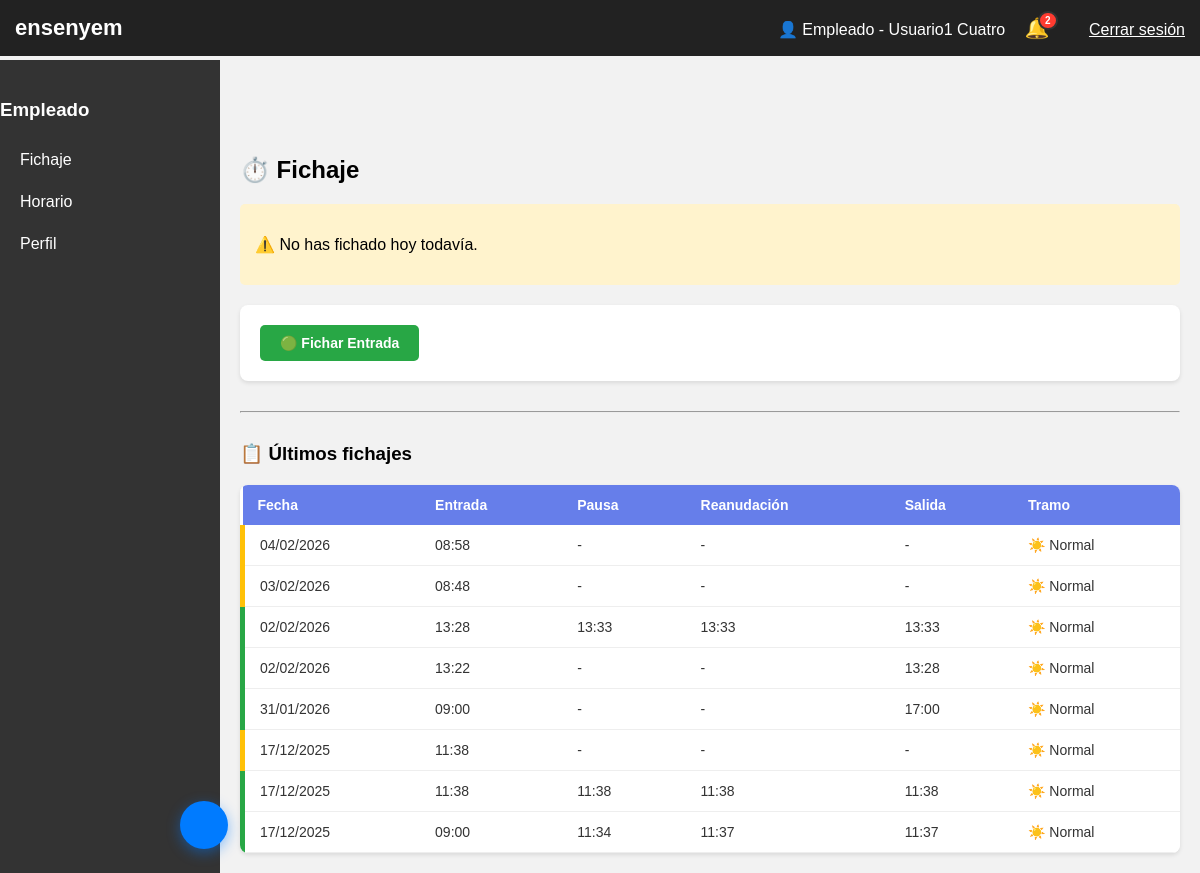
The page /panel.php (signed in) on the database as committed earlier.
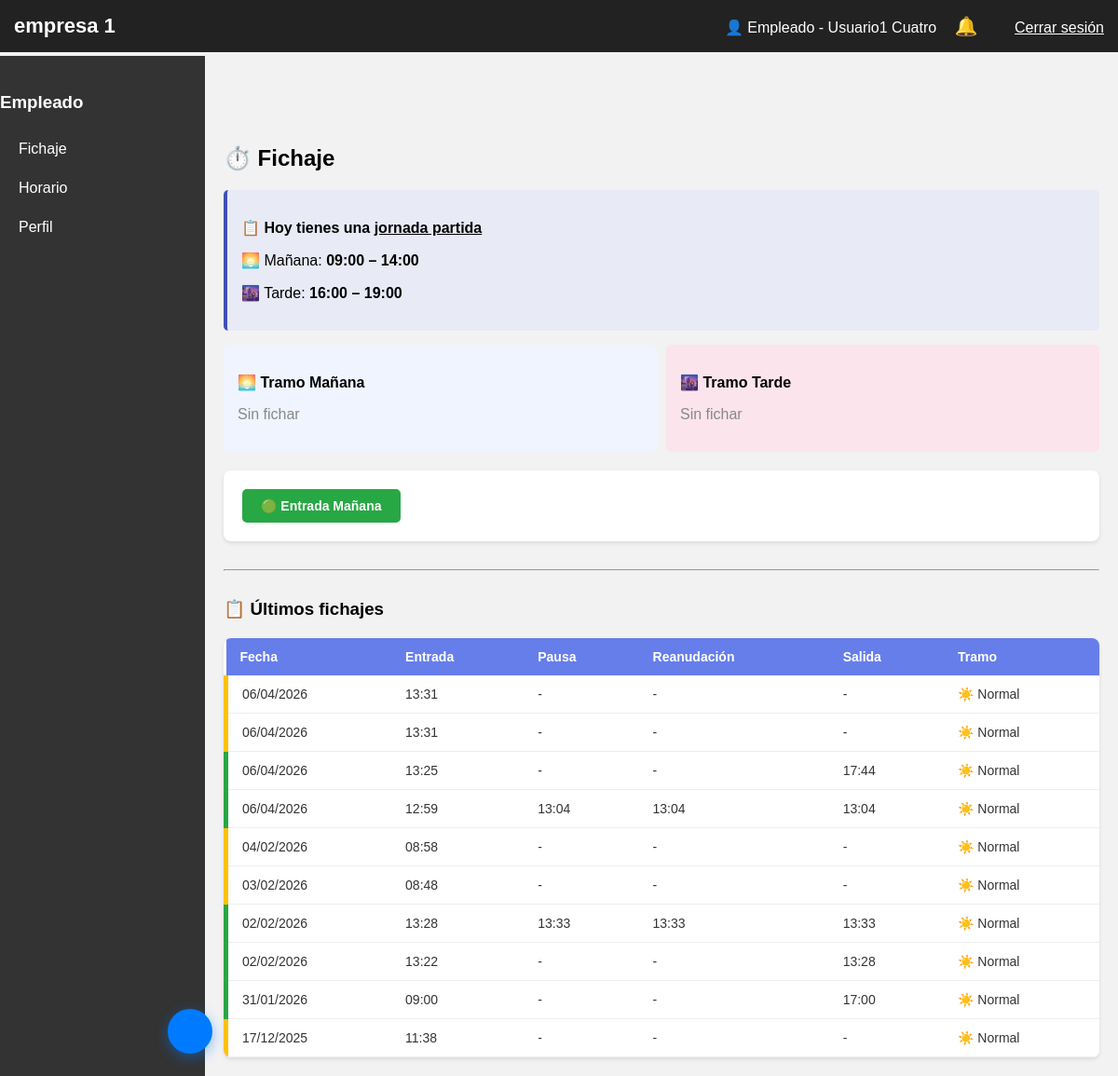
The same page on the database as committed later.
### tables this page shows
CREATE TABLE `fichaje` (
  `id_fichaje` int(11) NOT NULL,
  `id_usuario` int(11) NOT NULL,
  `fecha` date NOT NULL,
  `hora_entrada` time DEFAULT NULL,
  `hora_pausa` time DEFAULT NULL,
  `hora_reanudacion` time DEFAULT NULL,
  `hora_salida` time DEFAULT NULL,
  `tipo` varchar(50) DEFAULT NULL,
  `observaciones` text DEFAULT NULL
);

CREATE TABLE `horarios` (
  `id_horario` int(11) NOT NULL,
  `id_usuario` int(11) NOT NULL,
  `id_empresa` int(11) NOT NULL,
  `fecha` date NOT NULL,
  `orden_dia` tinyint(4) DEFAULT 1,
  `tipo_jornada` enum('TRABAJO','VACACIONES','MEDICO','LIBRE','FESTIVO','PARTIDA_M','PARTIDA_T') DEFAULT 'TRABAJO',
  `hora_inicio` time DEFAULT NULL,
  `hora_fin` time DEFAULT NULL,
  `horas_totales` decimal(4,2) DEFAULT NULL,
  `observaciones` text DEFAULT NULL,
  `creado_en` timestamp NOT NULL DEFAULT current_timestamp(),
  `actualizado_en` timestamp NOT NULL DEFAULT current_timestamp() ON UPDATE current_timestamp()
);

### secciones/fichaje.php (the view, shortened to what the changed rows need)
<link rel="stylesheet" href="css/fichaje.css">
<?php
$hoy = date('Y-m-d');
$idEmpresaActual = $_SESSION['empresa_activa'];
$sqlHorarioHoy = "SELECT tipo_jornada, hora_inicio, hora_fin, orden_dia
                  FROM HORARIOS
                  WHERE id_usuario = :idu AND id_empresa = :ide AND fecha = :hoy
                  ORDER BY orden_dia ASC";
$stmtH = $pdo->prepare($sqlHorarioHoy);
$stmtH->execute(['idu' => $usuario['id'], 'ide' => $idEmpresaActual, 'hoy' => $hoy]);
$horariosHoy = $stmtH->fetchAll(PDO::FETCH_ASSOC);
$tienePartidaM = false;
$tienePartidaT = false;
$hiM = $hfM = $hiT = $hfT = null;
foreach ($horariosHoy as $h) {
    if ($h['tipo_jornada'] === 'PARTIDA_M') {
        $tienePartidaM = true;
        $hiM = $h['hora_inicio'];
        $hfM = $h['hora_fin'];
    }
    if ($h['tipo_jornada'] === 'PARTIDA_T') {
        $tienePartidaT = true;
        $hiT = $h['hora_inicio'];
        $hfT = $h['hora_fin'];
    }
}
$esPartida = $tienePartidaM || $tienePartidaT;
$sqlF = "SELECT * FROM FICHAJE WHERE id_usuario = :idu AND fecha = CURDATE() ORDER BY id_fichaje ASC";
$stmtF = $pdo->prepare($sqlF);
$stmtF->execute(['idu' => $usuario['id']]);
$fichajesHoy = $stmtF->fetchAll(PDO::FETCH_ASSOC);
$fichajeHoy   = $fichajesHoy[0] ?? null;
$fichajeTarde = $fichajesHoy[1] ?? null;
$mostrarEntrada  = !$fichajeHoy || $fichajeHoy['hora_salida'] !== null;
$mananaCerrado   = $fichajeHoy && $fichajeHoy['hora_salida'] !== null;
$pMostrarEntM    = !$fichajeHoy;
$jornadaCompleta = $mananaCerrado && $fichajeTarde && $fichajeTarde['hora_salida'] !== null;
$ip_usuario = $_SERVER['REMOTE_ADDR'];
$acceso_permitido = (
    $ip_usuario === IP_OFICINA ||
    strpos($ip_usuario, RANGO_LOCAL) === 0 ||
    $ip_usuario === '127.0.0.1' ||
    $ip_usuario === '::1'
);
?>
<h2>⏱️ Fichaje</h2>
<?php if ($esPartida): ?>
    <div style="background:#e8eaf6;border-left:4px solid #3f51b5;padding:15px;border-radius:5px;margin-bottom:15px;">
        <p><strong>📋 Hoy tienes una <u>jornada partida</u></strong></p>
        <?php if ($tienePartidaM): ?>
            <p>🌅 Mañana: <strong><?= substr($hiM,0,5) ?> – <?= substr($hfM,0,5) ?></strong></p>
        <?php endif; ?>
        <?php if ($tienePartidaT): ?>
            <p>🌆 Tarde: <strong><?= substr($hiT,0,5) ?> – <?= substr($hfT,0,5) ?></strong></p>
        <?php endif; ?>
    </div>
    <div style="display:grid;grid-template-columns:1fr 1fr;gap:10px;margin-bottom:20px;">
        <div style="background:#f0f4ff;padding:15px;border-radius:5px;">
            <p><strong>🌅 Tramo Mañana</strong></p>
            <?php if ($fichajeHoy): ?>
                <p>▶️ Entrada: <strong><?= substr($fichajeHoy['hora_entrada'],0,5) ?? '-' ?></strong></p>
                <p>🏁 Salida: <strong><?= $fichajeHoy['hora_salida'] ? substr($fichajeHoy['hora_salida'],0,5) : '—' ?></strong></p>
            <?php else: ?>
                <p style="color:#888;">Sin fichar</p>
            <?php endif; ?>
        </div>
        <div style="background:#fce4ec;padding:15px;border-radius:5px;">
            <p><strong>🌆 Tramo Tarde</strong></p>
            <?php if ($fichajeTarde): ?>
                <p>▶️ Entrada: <strong><?= substr($fichajeTarde['hora_entrada'],0,5) ?? '-' ?></strong></p>
                <p>🏁 Salida: <strong><?= $fichajeTarde['hora_salida'] ? substr($fichajeTarde['hora_salida'],0,5) : '—' ?></strong></p>
            <?php else: ?>
                <p style="color:#888;">Sin fichar</p>
            <?php endif; ?>
        </div>
    </div>
    <div class="fichaje-panel">
        <?php if ($acceso_permitido): ?>
            <form action="secciones/fichaje_accion.php" method="POST">
                <?php if ($jornadaCompleta): ?>
                    <p style="color:#28a745;font-weight:bold;padding:10px;">✅ Jornada partida completada</p>
                <?php else: ?>
                    <?php if ($pMostrarEntM): ?>
                        <button type="submit" name="accion" value="entrada" class="btn-fichaje btn-entrada">🟢 Entrada Mañana</button>
                    <?php endif; ?>
                <?php endif; ?>
            </form>
        <?php endif; ?>
    </div>
<?php else: ?>
    <?php if($fichajeHoy): ?>
        <div style="background:#cacacaa8;padding:15px;border-radius:5px;margin-bottom:20px;">
            <p><strong>Estado del fichaje de hoy:</strong></p>
            <p>🕐 Entrada: <strong><?= $fichajeHoy['hora_entrada'] ?? '-' ?></strong></p>
            <p>⏸️ Pausa: <strong><?= $fichajeHoy['hora_pausa'] ?? '-' ?></strong></p>
            <p>▶️ Reanudación: <strong><?= $fichajeHoy['hora_reanudacion'] ?? '-' ?></strong></p>
            <p>🏁 Salida: <strong><?= $fichajeHoy['hora_salida'] ?? '-' ?></strong></p>
        </div>
    <?php else: ?>
        <div style="background:#fff3cd;padding:15px;border-radius:5px;margin-bottom:20px;">
            <p>⚠️ No has fichado hoy todavía.</p>
        </div>
    <?php endif; ?>
    <div class="fichaje-panel">
        <?php if ($acceso_permitido): ?>
            <form action="secciones/fichaje_accion.php" method="POST">
                <?php if($mostrarEntrada): ?>
                    <button type="submit" name="accion" value="entrada" class="btn-fichaje btn-entrada">🟢 Fichar Entrada</button>
                <?php endif; ?>
            </form>
        <?php endif; ?>
    </div>
<?php endif; ?>
<?php
$sqlH = "SELECT * FROM FICHAJE WHERE id_usuario = :idu ORDER BY fecha DESC, id_fichaje DESC LIMIT 10";
$stmtHL = $pdo->prepare($sqlH);
$stmtHL->execute(['idu' => $usuario['id']]);
$historial = $stmtHL->fetchAll(PDO::FETCH_ASSOC);
if(count($historial) > 0):
?>
<div class="table-container">
    <table class="fichajes-table">
        <thead>
            <tr>
                <th>Fecha</th><th>Entrada</th><th>Pausa</th><th>Reanudación</th><th>Salida</th><th>Tramo</th>
            </tr>
        </thead>
        <tbody>
            <?php foreach($historial as $f):
                $tipo_f = $f['tipo'] ?? 'normal';
                $claseF = $f['hora_salida'] ? 'fila-completo' : 'fila-proceso';
                $tramoLabel = match($tipo_f) {
                    'partida_tarde'  => '🌆 Tarde',
                    default          => '☀️ Normal'
                };
            ?>
            <tr class="<?= $claseF ?>">
                <td><?= date('d/m/Y', strtotime($f['fecha'])) ?></td>
                <td><?= $f['hora_entrada'] ? substr($f['hora_entrada'],0,5) : '-' ?></td>
                <td><?= $f['hora_pausa'] ? substr($f['hora_pausa'],0,5) : '-' ?></td>
                <td><?= $f['hora_reanudacion'] ? substr($f['hora_reanudacion'],0,5) : '-' ?></td>
                <td><?= $f['hora_salida'] ? substr($f['hora_salida'],0,5) : '-' ?></td>
                <td><?= $tramoLabel ?></td>
            </tr>
            <?php endforeach; ?>
        </tbody>
    </table>
</div>
<?php else: ?>
    <p>No hay fichajes registrados.</p>
<?php endif; ?>

### panel.php (shortened to what the changed rows need)
<?php
require_once 'config.php';
$usuario  = $_SESSION['usuario'];
$idUsuario = $usuario['id'];
$esAdmin  = $_SESSION['es_admin'] ?? null;
$seccion = $_GET['seccion'] ?? 'fichaje';
$empresa  = $_SESSION['empresa_activa'];
$cssFile  = "css/empresa_$empresa.css";
$nombreEmpresa = "Empresa desconocida";
foreach ($_SESSION['usuario']['empresas'] as $emp) {
    if ($emp['id_empresa'] == $empresa) {
        $nombreEmpresa = $emp['nombre'];
        break;
    }
}
?>
<!DOCTYPE html>
<html lang="es">
<head>
    <link rel="stylesheet" href="<?= $cssFile ?>">
</head>
<body>
    <header>
        <div class="logo"><?= htmlspecialchars($nombreEmpresa) ?></div>
        <div>
            <span style="color:white; margin-right:15px;">
            </span>
            <div class="notification-container" style="display: inline-block; position: relative; margin-right: 15px;">
                <?php
                $stmtNotif = $pdo->prepare("SELECT COUNT(*) FROM NOTIFICACIONES WHERE id_usuario = ? AND leida = 0");
                $stmtNotif->execute([$idUsuario]);
                $countNotif = $stmtNotif->fetchColumn();
                $badge = ($countNotif > 9) ? '9+' : $countNotif;
                ?>
                <a href="panel.php?seccion=notificaciones" style="text-decoration: none; font-size: 20px;">
                    🔔
                    <?php if ($countNotif > 0): ?>
                        <span class="notification-badge"><?= $badge ?></span>
                    <?php endif; ?>
                </a>
            </div>
            <a href="logout.php" style="color:white; margin-left:20px;">Cerrar sesión</a>
        </div>
    </header>
    <main>
        <?php
        if (!$esAdmin) {
            if ($seccion === "fichaje") include "secciones/fichaje.php";
        }
        ?>
    </main>
</body>
</html>

Rows that differ between the two databases and show on the page:
no longer on this page (row unchanged): fichaje: fecha "17/12/2025", hora_entrada "11:38", hora_pausa "11:38", hora_reanudacion "11:38", hora_salida "11:38", tipo "☀️ Normal"
no longer on this page (row unchanged): fichaje: fecha "17/12/2025", hora_entrada "09:00", hora_pausa "11:34", hora_reanudacion "11:37", hora_salida "11:37", tipo "☀️ Normal"
added horarios: hora_inicio "09:00", hora_fin "14:00"
added horarios: hora_inicio "16:00", hora_fin "19:00"
added fichaje: fecha "06/04/2026", hora_entrada "13:31", tipo "☀️ Normal"
added fichaje: fecha "06/04/2026", hora_entrada "13:31", tipo "☀️ Normal"
added fichaje: fecha "06/04/2026", hora_entrada "13:25", hora_salida "17:44", tipo "☀️ Normal"
added fichaje: fecha "06/04/2026", hora_entrada "12:59", hora_pausa "13:04", hora_reanudacion "13:04", hora_salida "13:04", tipo "☀️ Normal"
Other text that changed with them:
$nombreEmpresa: "ensenyem" → "empresa 1"
$badge: "2" → (not shown)
text no longer shown: "⚠️ No has fichado hoy todavía. 🟢 Fichar Entrada"
text now shown: "📋 Hoy tienes una jornada partida 🌅 Mañana: – 🌆 Tarde: – 🌅 Tramo Mañana Sin fichar 🌆 Tramo Tarde Sin fichar 🟢 Entrada Mañana"
